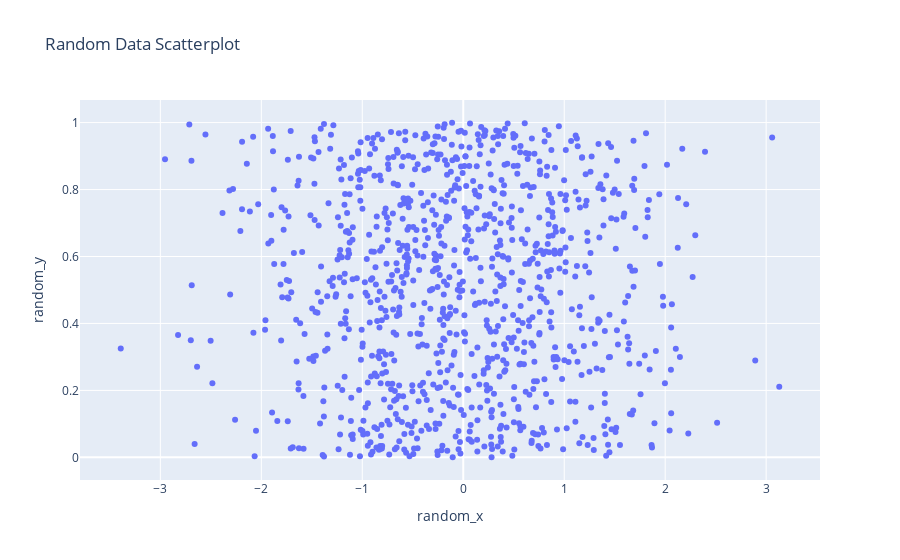

The notebook cell saved with this chart:
### Code cell
# Create a fig from the data and layout. Then plot the fig
# create the figure
fig = go.Figure(data=data, layout=layout)
# fig.update_layout(
#     title={
#         'text': "Scatter Plot of Randomness ",
#         'y':0.25,
#         'x':0.5,
#         'xanchor': 'center',
#         'yanchor': 'top'})
fig.show()

### Figure 1 — Plotly figure (JSON) as saved in the notebook; plotly's stock layout.template omitted (floating-point values rounded to 4 significant figures; data arrays with more than 128 entries replaced by an {"elided": "..."} marker saying what was removed)
{"data": [{"mode": "markers", "type": "scatter", "x": {"elided": "1000 float values"}, "y": {"elided": "1000 float values"}}], "layout": {"autosize": true, "title": {"text": "Random Data Scatterplot"}, "xaxis": {"autorange": true, "range": [-3.787, 3.524], "title": {"text": "random_x"}, "type": "linear"}, "yaxis": {"autorange": true, "range": [-0.08213, 1.082], "title": {"text": "random_y"}, "type": "linear"}}}
